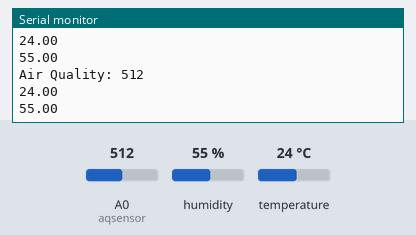
Bench run of a sketch on a simulated ESP8266 (NodeMCU). Parts: the last lines printed to the serial monitor. The inputs (shaded band) are chosen by the test bench; at power-on: humidity 55 %, A0 (aqsensor) = 512, temperature 24 °C. WiFi joins after 1.5 s; servers stay silent unless stated.

Above: at 13.2 s.
13.3 s: humidity set to 22 %
At 14.4 s:
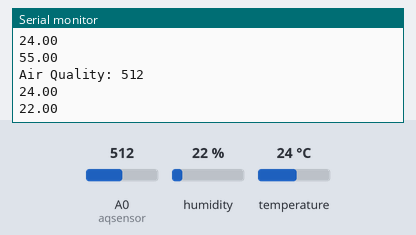
14.8 s: A0 (aqsensor) set to 716
At 15.9 s:
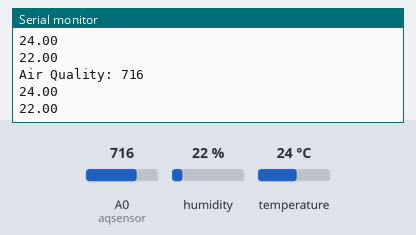
16.3 s: temperature set to 12 °C
17.8 s: A0 (aqsensor) set to 900
At 18.9 s:
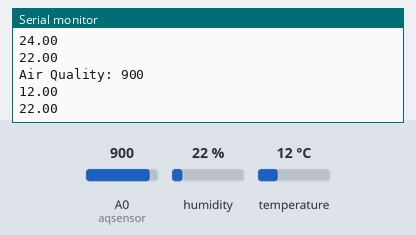
19.3 s: humidity set to 40 %
At 20.9 s:
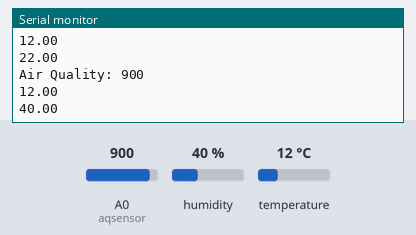
Timing chart, 0 to 21.8 s (numbered marks = the images above; inputs shaded):
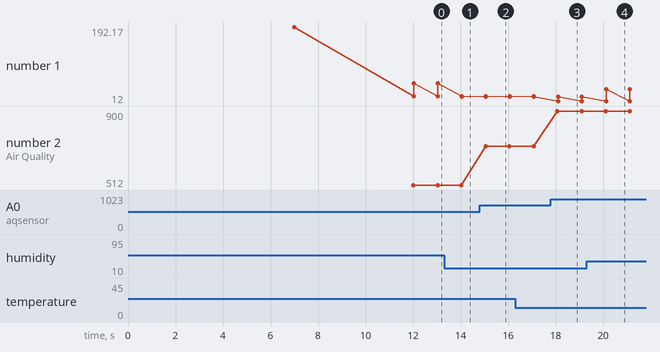

Measured:
- after the input at 13.3 s, the serial monitor: prints a new line after 0.75 s (image 1)
- after the input at 14.8 s, the serial monitor: prints a new line after 0.25 s (image 2)
- after the input at 17.8 s, the serial monitor: prints a new line after 0.28 s (image 3)
- after the input at 19.3 s, the serial monitor: prints a new line after 0.82 s (image 4)
- plotted number 1: 55 → 22 after the input at 13.3 s, 22 → 40 after the input at 19.3 s
- plotted number 2: 512 → 716 after the input at 14.8 s, 716 → 900 after the input at 17.8 s

The sketch:

Air_Quality_monitoring_System.ino
```cpp
#include <ESP8266WiFi.h>
#include <DHT.h>

#define DHTPIN D4
#define DHTTYPE DHT11

DHT dht(DHTPIN, DHTTYPE);

float t = 0.0;
float h = 0.0;

const int aqsensor = A0;


const char *ssid = "Super user";
const char *pass = "qwertyui";

WiFiServer server(80);

void setup() {

  pinMode (aqsensor,INPUT);

  dht.begin();

  Serial.begin (115200);


  Serial.println("Connecting to ");
  Serial.println(ssid);
  WiFi.begin(ssid, pass);
  while (WiFi.status() != WL_CONNECTED)
  {
    delay(1000);
    Serial.print(".");
  }
  Serial.println("");
  Serial.println("WiFi connected");
  Serial.print("IP Address: ");
  delay(5000);
  Serial.println(WiFi.localIP());
  delay(5000);
  server.begin();
}

void loop() {
  int ppm = analogRead(aqsensor);

  Serial.print("Air Quality: ");
  Serial.println(ppm);
  float newT = dht.readTemperature();
    if (isnan(newT)) {
      Serial.println("Failed to read from DHT sensor!");
    }
    else {
      t = newT;
      Serial.println(t);
    }
    float newH = dht.readHumidity();
    if (isnan(newH)) {
      Serial.println("Failed to read from DHT sensor!");
    }
    else {
      h = newH;
      Serial.println(h);
    }


  delay(1000);

  WiFiClient client = server.available();
  if ( client.connected()) {
  client.println("HTTP/1.1 200 OK");
  client.println("Content-type:text/html");
  client.println("Connection: close");
  client.println("Refresh: 3");
  client.println();


  client.println("<!DOCTYPE html><html>");
  client.println("<head><meta name=\"viewport\" content=\"width=device-width, initial-scale=1\">");
  client.println("<link rel=\"icon\" href=\"data:,\">");


  client.println("<body><h1 style=\"color:black;\"> Air Quality Monitoring </h1>");
  client.println("<body><p style=\"color:blue;\"> Pollution Content(in PPM) = " + String(ppm) +" ppm"+ " </p>");

  if(ppm <= 130)
  {
    client.println("<body><p style=\"color:green;\"> Normal </p>");
    Serial.println("AQ Level Normal");
  }
  else if (ppm > 130 && ppm < 250)
  {
    client.println("<body><p style=\"color:purple;\"> Medium </p>");

    Serial.println("AQ Level Medium");
  }
  else
  {
    client.println("<body><p style=\"font-size:200%; color:red\"> Danger!!! </p>");

    Serial.println("AQ Level Danger!");

  }

  client.println("<body><p style=\"color:blue;\"> Temperature(in &degC) = " + String(t) +"&degC"+ " </p>");
  client.println("<body><p style=\"color:blue;\"> Temperature(in %) = " + String(h) +"%"+ " </p>");

  client.println("</body></html>");
  delay(500);


}
}
```
